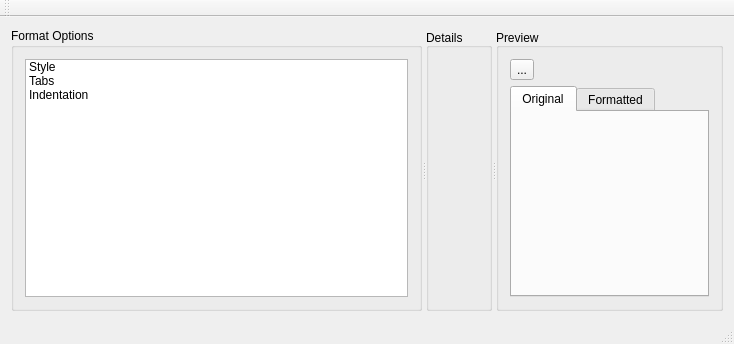
<?xml version="1.0" encoding="UTF-8"?>
<ui version="4.0">
 <class>MainWindow</class>
 <widget class="QMainWindow" name="MainWindow">
  <property name="geometry">
   <rect>
    <x>0</x>
    <y>0</y>
    <width>734</width>
    <height>344</height>
   </rect>
  </property>
  <property name="windowTitle">
   <string>clang-format-GUI</string>
  </property>
  <property name="styleSheet">
   <string notr="true"/>
  </property>
  <widget class="QWidget" name="centralWidget">
   <property name="autoFillBackground">
    <bool>false</bool>
   </property>
   <layout class="QHBoxLayout" name="horizontalLayout_2">
    <item>
     <widget class="QSplitter" name="splitter_2">
      <property name="orientation">
       <enum>Qt::Horizontal</enum>
      </property>
      <widget class="QGroupBox" name="formatOptionsGroupBox">
       <property name="title">
        <string>Format Options</string>
       </property>
       <layout class="QHBoxLayout" name="horizontalLayout">
        <item>
         <widget class="QListWidget" name="formatOptionsListWidget">
          <item>
           <property name="text">
            <string>Style</string>
           </property>
           <property name="toolTip">
            <string>Set Style options</string>
           </property>
          </item>
          <item>
           <property name="text">
            <string>Tabs</string>
           </property>
          </item>
          <item>
           <property name="text">
            <string>Indentation</string>
           </property>
          </item>
         </widget>
        </item>
       </layout>
      </widget>
      <widget class="QSplitter" name="splitter">
       <property name="orientation">
        <enum>Qt::Horizontal</enum>
       </property>
       <widget class="QGroupBox" name="detailsGroupBox">
        <property name="title">
         <string>Details</string>
        </property>
        <property name="alignment">
         <set>Qt::AlignBottom|Qt::AlignLeading|Qt::AlignLeft</set>
        </property>
        <layout class="QGridLayout" name="gridLayout_3">
         <item row="0" column="0">
          <widget class="QStackedWidget" name="detailsStackWidget">
           <property name="currentIndex">
            <number>0</number>
           </property>
           <widget class="QWidget" name="styleOptionsPage"/>
           <widget class="QWidget" name="tabsOptionsPage">
            <widget class="QWidget" name="layoutWidget_1">
             <property name="geometry">
              <rect>
               <x>1</x>
               <y>0</y>
               <width>391</width>
               <height>53</height>
              </rect>
             </property>
             <layout class="QGridLayout" name="gridLayout_4">
              <item row="0" column="0">
               <widget class="QLabel" name="useTabsLbl">
                <property name="text">
                 <string>Use Tabs:</string>
                </property>
               </widget>
              </item>
              <item row="0" column="1">
               <widget class="QComboBox" name="useTabsComboBox">
                <item>
                 <property name="text">
                  <string>Never</string>
                 </property>
                </item>
                <item>
                 <property name="text">
                  <string>For indentation</string>
                 </property>
                </item>
                <item>
                 <property name="text">
                  <string>Always</string>
                 </property>
                </item>
               </widget>
              </item>
              <item row="0" column="2">
               <spacer name="horizontalSpacer_2">
                <property name="orientation">
                 <enum>Qt::Horizontal</enum>
                </property>
                <property name="sizeHint" stdset="0">
                 <size>
                  <width>40</width>
                  <height>20</height>
                 </size>
                </property>
               </spacer>
              </item>
              <item row="1" column="0">
               <widget class="QLabel" name="tabWidthLbl">
                <property name="text">
                 <string>Tab Width:</string>
                </property>
               </widget>
              </item>
              <item row="1" column="1">
               <widget class="QSpinBox" name="tabWidthSpinBox">
                <property name="minimum">
                 <number>2</number>
                </property>
                <property name="maximum">
                 <number>16</number>
                </property>
                <property name="singleStep">
                 <number>1</number>
                </property>
               </widget>
              </item>
              <item row="1" column="2">
               <spacer name="horizontalSpacer_3">
                <property name="orientation">
                 <enum>Qt::Horizontal</enum>
                </property>
                <property name="sizeHint" stdset="0">
                 <size>
                  <width>40</width>
                  <height>20</height>
                 </size>
                </property>
               </spacer>
              </item>
             </layout>
            </widget>
           </widget>
           <widget class="QWidget" name="indentOptionspage"/>
          </widget>
         </item>
        </layout>
       </widget>
       <widget class="QGroupBox" name="srcPreviewGroupBox">
        <property name="sizePolicy">
         <sizepolicy hsizetype="Expanding" vsizetype="Preferred">
          <horstretch>0</horstretch>
          <verstretch>0</verstretch>
         </sizepolicy>
        </property>
        <property name="title">
         <string>Preview</string>
        </property>
        <property name="alignment">
         <set>Qt::AlignBottom|Qt::AlignLeading|Qt::AlignLeft</set>
        </property>
        <layout class="QGridLayout" name="gridLayout_5">
         <item row="0" column="0">
          <layout class="QGridLayout" name="gridLayout">
           <item row="0" column="0">
            <widget class="QToolButton" name="openOriginalSrcToolButton">
             <property name="toolTip">
              <string>Open new source file as the original</string>
             </property>
             <property name="text">
              <string>...</string>
             </property>
             <property name="icon">
              <iconset resource="../Resources.qrc">
               <normaloff>:/Resources/icons/document-new-6.png</normaloff>:/Resources/icons/document-new-6.png</iconset>
             </property>
             <property name="iconSize">
              <size>
               <width>16</width>
               <height>16</height>
              </size>
             </property>
            </widget>
           </item>
           <item row="0" column="1">
            <spacer name="horizontalSpacer">
             <property name="orientation">
              <enum>Qt::Horizontal</enum>
             </property>
             <property name="sizeHint" stdset="0">
              <size>
               <width>97</width>
               <height>19</height>
              </size>
             </property>
            </spacer>
           </item>
           <item row="1" column="0" colspan="2">
            <widget class="QTabWidget" name="srcPreviewTabWidget">
             <property name="currentIndex">
              <number>0</number>
             </property>
             <widget class="QWidget" name="originalSrcTab">
              <attribute name="title">
               <string>Original</string>
              </attribute>
              <layout class="QVBoxLayout" name="verticalLayout_2"/>
             </widget>
             <widget class="QWidget" name="formattedSrcTab">
              <attribute name="title">
               <string>Formatted</string>
              </attribute>
              <layout class="QVBoxLayout" name="verticalLayout_3"/>
             </widget>
            </widget>
           </item>
          </layout>
         </item>
        </layout>
       </widget>
      </widget>
     </widget>
    </item>
   </layout>
  </widget>
  <widget class="QMenuBar" name="menuBar">
   <property name="geometry">
    <rect>
     <x>0</x>
     <y>0</y>
     <width>734</width>
     <height>19</height>
    </rect>
   </property>
  </widget>
  <widget class="QToolBar" name="mainToolBar">
   <attribute name="toolBarArea">
    <enum>TopToolBarArea</enum>
   </attribute>
   <attribute name="toolBarBreak">
    <bool>false</bool>
   </attribute>
  </widget>
  <widget class="QStatusBar" name="statusBar"/>
 </widget>
 <layoutdefault spacing="6" margin="11"/>
 <resources>
  <include location="../Resources.qrc"/>
 </resources>
 <connections>
  <connection>
   <sender>formatOptionsListWidget</sender>
   <signal>currentRowChanged(int)</signal>
   <receiver>detailsStackWidget</receiver>
   <slot>setCurrentIndex(int)</slot>
   <hints>
    <hint type="sourcelabel">
     <x>186</x>
     <y>191</y>
    </hint>
    <hint type="destinationlabel">
     <x>544</x>
     <y>281</y>
    </hint>
   </hints>
  </connection>
 </connections>
</ui>
